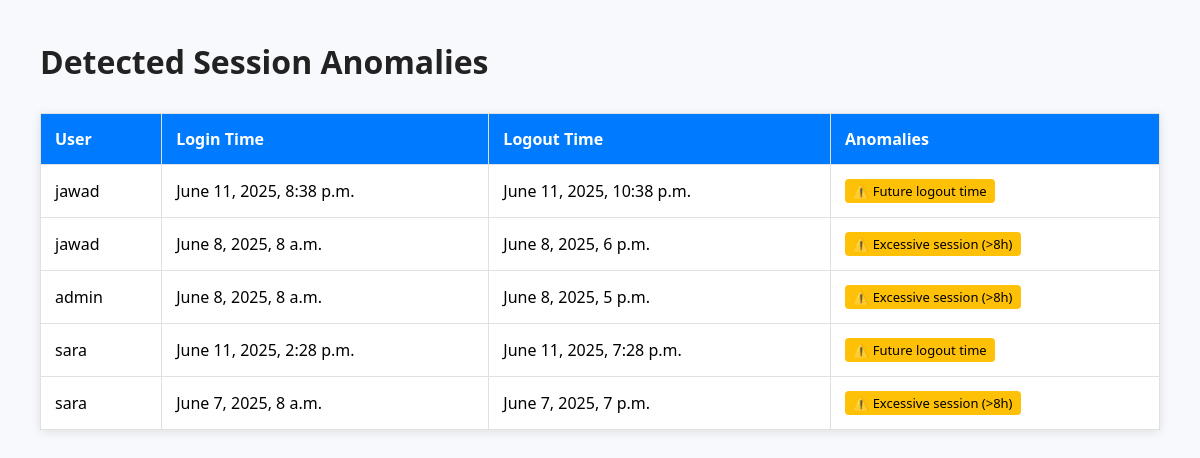
The page /anomalies/ on the database as committed earlier.
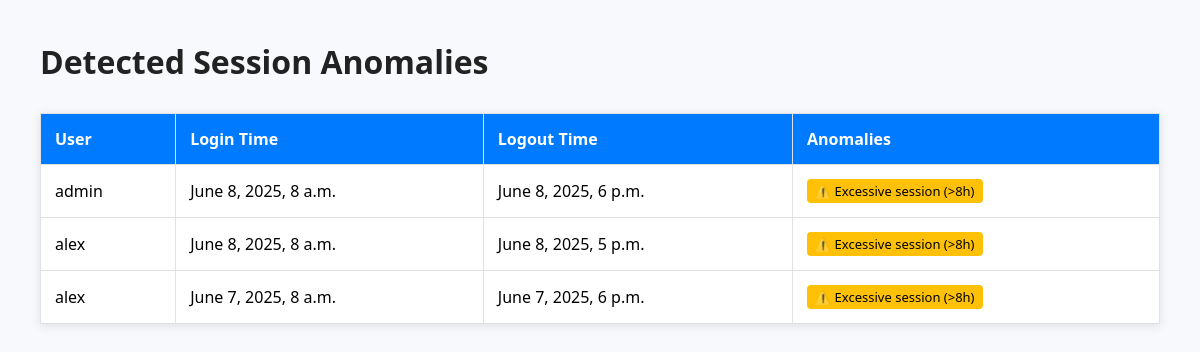
The same page on the database as committed later.
### tracker/models.py (models this page shows, shortened)
class SessionLog(models.Model):
    user = models.ForeignKey(User, on_delete=models.CASCADE)
    computer_name = models.CharField(max_length=100, null=True, blank=True)
    login_time = models.DateTimeField()
    logout_time = models.DateTimeField(null=True, blank=True)
    session_duration = models.DurationField(null=True, blank=True)
    def is_anomalous(self):
        india_tz = pytz.timezone("Asia/Kolkata")
        local_login = self.login_time.astimezone(india_tz)
        return local_login.hour < 7 or local_login.hour > 21
    is_anomalous.boolean = True
    is_anomalous.short_description = 'Anomalous?'

### tracker/views.py (the view)
# urls.py: path('anomalies/', views.anomalies_view, name='anomalies'),
def anomalies_view(request):
    logs = SessionLog.objects.all()
    anomalies = []
    for log in logs:
        log.login_time = localtime(log.login_time)
        log.logout_time = localtime(log.logout_time) if log.logout_time else None
        notes = is_anomalous(log)
        if notes != ["✓ Normal"]:
            log.anomalies = notes
            anomalies.append(log)
    return render(request, 'anomalies.html', {'anomalies': anomalies})

### tracker/views.py (called while the page is built)
def is_anomalous(log):
    notes = []
    if log.logout_time:
        if log.logout_time < log.login_time:
            notes.append("⚠️ Logout before login")
        elif log.logout_time > now().astimezone(pytz.timezone("Asia/Kolkata")):
            notes.append("⚠️ Future logout time")
    duration = (log.logout_time - log.login_time) if log.logout_time else timedelta(0)
    if duration > timedelta(hours=8):
        notes.append("⚠️ Excessive session (>8h)")
    return notes if notes else ["✓ Normal"]

### tracker/templates/anomalies.html (shortened to what this page needs)
<!DOCTYPE html>
<html>
<head>
</head>
<body>
    <h1>Detected Session Anomalies</h1>
    <table>
        <thead>
            <tr>
                <th>User</th>
                <th>Login Time</th>
                <th>Logout Time</th>
                <th>Anomalies</th>
            </tr>
        </thead>
        <tbody>
            {% for log in anomalies %}
                <tr>
                    <td>{{ log.user.username }}</td>
                    <td>{{ log.login_time }}</td>
                    <td>{{ log.logout_time }}</td>
                    <td>
                        {% for note in log.anomalies %}
                            <span class="tag">{{ note }}</span>
                        {% endfor %}
                    </td>
                </tr>
            {% endfor %}
        </tbody>
    </table>
</body>
</html>

Rows that differ between the two databases and show on the page:
no longer on this page (row edited): SessionLog: user.username "jawad", login_time "June 11, 2025, 8:38 p.m.", logout_time "June 11, 2025, 10:38 p.m.", anomalies "⚠️ Future logout time"
no longer on this page (row edited): SessionLog: user.username "jawad", login_time "June 8, 2025, 8 a.m.", logout_time "June 8, 2025, 6 p.m.", anomalies "⚠️ Excessive session (>8h)"
no longer on this page (row edited): SessionLog: user.username "sara", login_time "June 11, 2025, 2:28 p.m.", logout_time "June 11, 2025, 7:28 p.m.", anomalies "⚠️ Future logout time"
no longer on this page (row edited): SessionLog: user.username "sara", login_time "June 7, 2025, 8 a.m.", logout_time "June 7, 2025, 7 p.m.", anomalies "⚠️ Excessive session (>8h)"
changed SessionLog "admin": logout_time "June 8, 2025, 5 p.m." → "June 8, 2025, 6 p.m."
now on this page (row edited): SessionLog: user.username "alex", login_time "June 8, 2025, 8 a.m.", logout_time "June 8, 2025, 5 p.m.", anomalies "⚠️ Excessive session (>8h)"
now on this page (row edited): SessionLog: user.username "alex", login_time "June 7, 2025, 8 a.m.", logout_time "June 7, 2025, 6 p.m.", anomalies "⚠️ Excessive session (>8h)"
